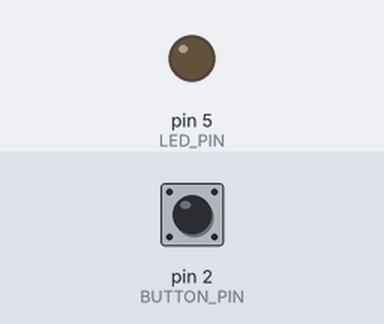
Bench run of a sketch on a simulated Arduino Uno, built with avr-gcc and run on an emulated ATmega328P. On the bench: output pins drawn as LEDs (lit = HIGH). The inputs (shaded band) are chosen by the test bench; at power-on: pin 2 (BUTTON_PIN) HIGH.

Above: at 1.2 s.
1.3 s: pin 2 (BUTTON_PIN) pulled LOW for 0.15 s
At 2.5 s:
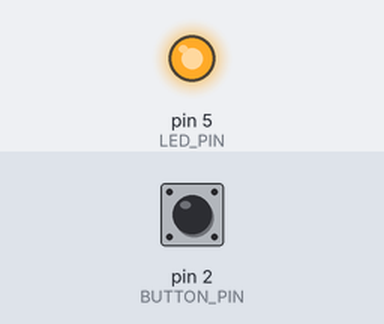
2.9 s: pin 2 (BUTTON_PIN) pulled LOW for 1 s
At 3.7 s:
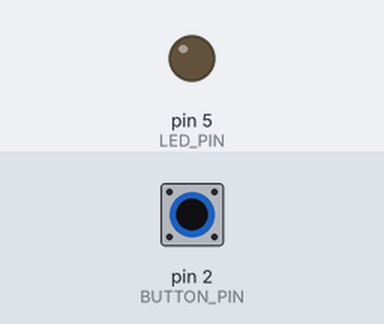
5.4 s: pin 2 (BUTTON_PIN) pulled LOW for 3.2 s
At 6.8 s:
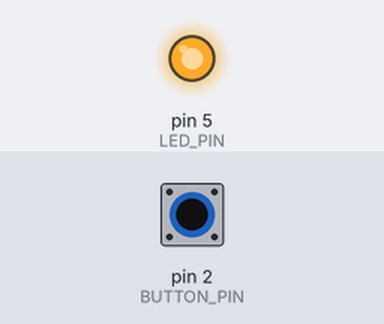
Timing chart, 0 to 8.4 s (numbered marks = the images above; inputs shaded):
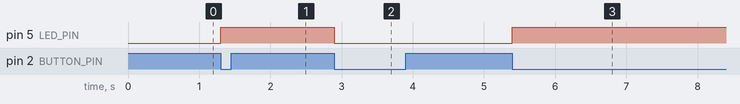

The sketch:

sketch_sep30b_debounce_solved.ino
```cpp
//Setting up an interrupt
//Uno only has Int pins on 2/3
//This program still is going to solve the debounce - it is just like fixing it without an interrupt
//NOTE: Debounce is a hardware issue, thus best solved in the hardware spectrum & ! software spectrum
#define BUTTON_PIN 2
#define LED_PIN 5
#define debounceDelay 50

byte LEDState = LOW;

//When we use a global var inside of an interrupt, it is best to add "volatile"
volatile bool buttonReleased = false;
volatile unsigned long lastTimeButtonReleased = millis();


//Interrupt functions have data type of void and no parameters
//NOTE: Notice that the debounce check is inside the interrupt
//NOTE: Notice the volatile added to lastTimeButtonReleased
void buttonReleasedInterrupt(){

  // NOTE: We could do the action in the interrupt, but not best practice since the interrupt is like a delay in the sense that everything gets stopped
  //       Thus the time to execute the interrupt throws everything off. Thus it is better to ust change a variable and then return back
  // LEDState = ~LEDState;
  // digitalWrite(LED_PIN, LEDState);

  //Best practice:
  unsigned long timeNow = millis();

  if((timeNow - lastTimeButtonReleased) > debounceDelay){
    lastTimeButtonReleased = timeNow;
    buttonReleased = true;
  }
}

void toggleLED(){
  LEDState = ~LEDState;
  digitalWrite(LED_PIN, LEDState);
}

void setup() {
  // put your setup code here, to run once:
  pinMode(BUTTON_PIN, INPUT);
  pinMode(LED_PIN, OUTPUT);

  //Attaches Interrupt to BUTTON_PIN, calls buttonReleasedInterrupt on the signal's falling edge
  attachInterrupt(digitalPinToInterrupt(BUTTON_PIN),
                  buttonReleasedInterrupt,
                  FALLING
                  );
}

void loop() {
  //buttonReleased is a flag for the interrupt
  if(buttonReleased){
    buttonReleased = false;
    toggleLED();
  }
}
```

Measured:
- after the input at 1.3 s, pin 5 (LED_PIN): LOW → HIGH at once
- after the input at 2.9 s, pin 5 (LED_PIN): HIGH → LOW at once
- after the input at 5.4 s, pin 5 (LED_PIN): LOW → HIGH at once
